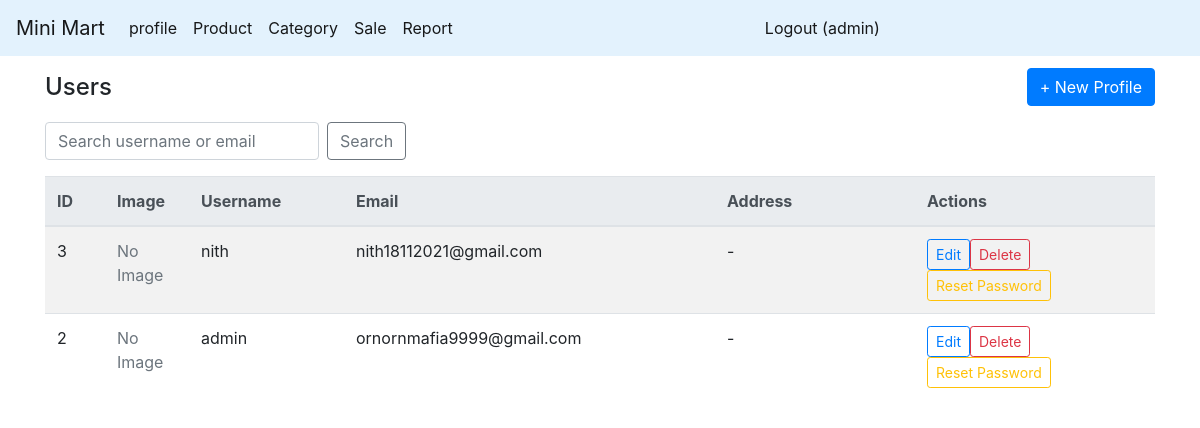
The page /profile (signed in) on the database its author committed.
### app.py (models this page shows)
class User(db.Model):
    id = db.Column(db.Integer, primary_key=True)
    username = db.Column(db.String(80), unique=True, nullable=False)
    password = db.Column(db.String(120), nullable=False)
    email = db.Column(db.String(120), unique=True, nullable=False)
    address = db.Column(db.String(200), nullable=True)
    user_image = db.Column(db.String(200), nullable=True)

### route/profile.py (the view)
@app.route('/profile')
@jwt_required()
def profile():
    user = get_jwt_identity()
    search = request.args.get('q', '').strip()
    if search:
        sql = """
            SELECT *
            FROM user
            WHERE LOWER(username) LIKE LOWER(:search)
            ORDER BY id DESC
        """
        params = {'search': f"%{search}%"}
    else:
        sql = "SELECT * FROM user ORDER BY id DESC"
        params = {}
    profile_data = db.session.execute(text(sql), params).fetchall()
    profile = []
    for row in profile_data:
        prof = {
            'user_id': row[0],
            'username': row[1],
            'password': row[2],
            'email': row[3],
            'address': row[4],
            'user_image': row[5]
        }
        profile.append(prof)
    return render_template('profile/profile.html', profile=profile, user=user, q=search)

### app.py (called while the page is built)
@jwt.token_in_blocklist_loader
def check_if_token_revoked(jwt_header, jwt_payload):
    jti = jwt_payload["jti"]
    token = TokenBlocklist.query.filter_by(jti=jti).first()
    return token is not None

### templates/profile/profile.html (shortened to what this page needs)
{% extends "master.html" %}
{% block main_content %}
    <div class="container">
        <div class="d-flex align-items-center justify-content-between mb-3" style="padding-top: 12px">
            <h4 class="mb-0">Users</h4>
            <a href="{{ url_for('add_profile_form') }}" class="btn btn-primary">+ New Profile</a>
        </div>
        <form class="form-inline mb-3" method="get" action="{{ url_for('profile') }}">
            <input name="q" class="form-control mr-2" placeholder="Search username or email" value="{{ q or '' }}">
            <button class="btn btn-outline-secondary">Search</button>
        </form>
        <div class="table-responsive">
            <table class="table table-striped table-hover align-middle">
                <thead class="thead-light">
                <tr>
                    <th style="width:60px">ID</th>
                    <th style="width:84px">Image</th>
                    <th>Username</th>
                    <th>Email</th>
                    <th style="width:200px">Address</th>
                    <th style="width:240px">Actions</th>
                </tr>
                </thead>
                <tbody>
                {% for u in profile %}
                    <tr>
                        <td>{{ u.user_id }}</td>
                        <td>
                            {% if u.user_image %}
                                <img src="{{ url_for('static', filename='image/user_image/' ~ u.user_image) }}"
                                     style="width:72px;height:48px;object-fit:contain;background:#fff;border:1px solid #eee;border-radius:6px;padding:4px;">
                            {% else %}
                                <span class="text-muted">No Image</span>
                            {% endif %}
                        </td>
                        <td>{{ u.username }}</td>
                        <td>{{ u.email }}</td>
                        <td>{{ u.address or '-' }}</td>
                        <td>
                            <a href="{{ url_for('edit_profile_form', user_id=u.user_id) }}"
                               class="btn btn-sm btn-outline-primary">Edit</a>
                            <button class="btn btn-sm btn-outline-danger"
                                    @click="confirmDelete({{ u.user_id }}, '{{ u.username }}')">
                                Delete
                            </button>
                            <button class="btn btn-sm btn-outline-warning"
                                    @click="resetPassword({{ u.user_id }}, '{{ u.username }}')">
                                Reset Password
                            </button>
                        </td>
                    </tr>
                {% else %}
                    <tr>
                        <td colspan="6" class="text-center text-muted py-4">No users found.</td>
                    </tr>
                {% endfor %}
                </tbody>
            </table>
        </div>
    </div>
{% endblock %}

### templates/master.html (shortened to what this page needs)
<!DOCTYPE html>
<html lang="en">
<head>
    {% include "style.html" %}
</head>
<body>
<div id="app">
    <div class="container-fluid p-0 m-0">
        <nav class="navbar navbar-expand-lg navbar-light" style="background-color: #e3f2fd;">
            <a class="navbar-brand" href="/">Mini Mart</a>
            <div class="collapse navbar-collapse" id="navbarSupportedContent">
                <ul class="navbar-nav mr-auto">
                    <li class="nav-item active"><a class="nav-link" href="/profile">profile</a></li>
                    <li class="nav-item active"><a class="nav-link" href="/product_list">Product</a></li>
                    <li class="nav-item active"><a class="nav-link" href="/category_list">Category</a></li>
                    <li class="nav-item active"><a class="nav-link" href="/sales_form">Sale</a></li>
                    <li class="nav-item active"><a class="nav-link" href="/report">Report</a></li>
                </ul>
                <ul class="navbar-nav mr-auto">
                    {% if user %}
                        <li class="nav-item active"><a class="nav-link" href="/logout">Logout ({{ user }})</a></li>
                    {% else %}
                        <li class="nav-item active"><a class="nav-link" href="/login">Login</a></li>
                    {% endif %}
                </ul>
            </div>
        </nav>
    </div>
    {% block main_content %}{% endblock %}
</div>
</body>
</html>

### rows shown on the page
User: username "admin", user_id "2", email "ornornmafia9999@gmail.com", address "-"
User: user_id "3", username "nith", email "nith18112021@gmail.com", address "-"
